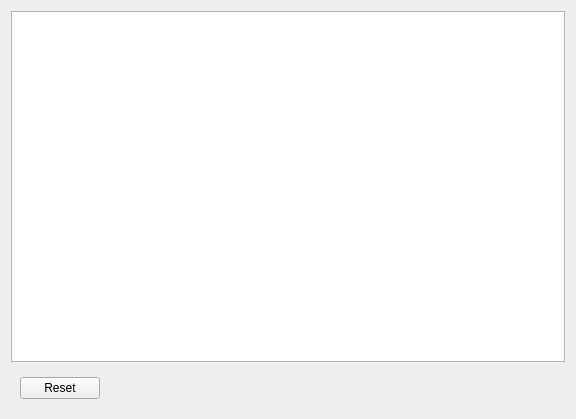
<?xml version="1.0" encoding="UTF-8"?>
<ui version="4.0">
 <class>LogConsole</class>
 <widget class="QWidget" name="LogConsole">
  <property name="geometry">
   <rect>
    <x>0</x>
    <y>0</y>
    <width>576</width>
    <height>419</height>
   </rect>
  </property>
  <property name="windowTitle">
   <string>Error Log Console</string>
  </property>
  <layout class="QVBoxLayout" name="verticalLayout">
   <item>
    <widget class="QTextEdit" name="logTextEdit">
     <property name="readOnly">
      <bool>true</bool>
     </property>
    </widget>
   </item>
   <item>
    <widget class="QWidget" name="widget" native="true">
     <layout class="QHBoxLayout" name="horizontalLayout">
      <item>
       <widget class="QDialogButtonBox" name="buttonBox">
        <property name="standardButtons">
         <set>QDialogButtonBox::Reset</set>
        </property>
       </widget>
      </item>
     </layout>
    </widget>
   </item>
  </layout>
 </widget>
 <resources/>
 <connections/>
</ui>
